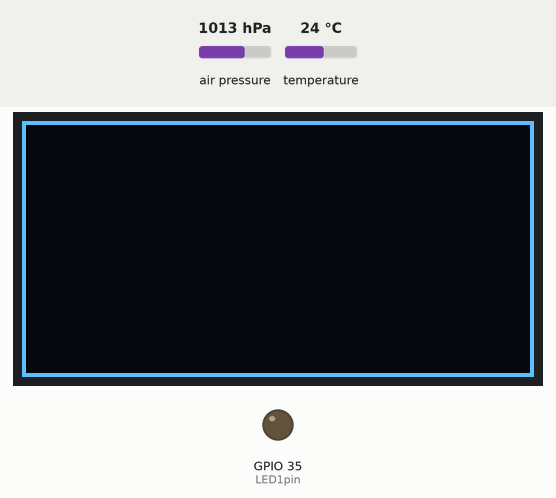
This sketch was run on a simulated ESP32. Parts: 128×64 one-colour display, output pins drawn as LEDs (lit = HIGH). Inputs (shaded band) come from the test bench; at power-on: air pressure 1013 hPa, temperature 24 °C. What the sketch prints to the serial monitor is not drawn.

Above: at 0.7 s.
At 3.6 s:
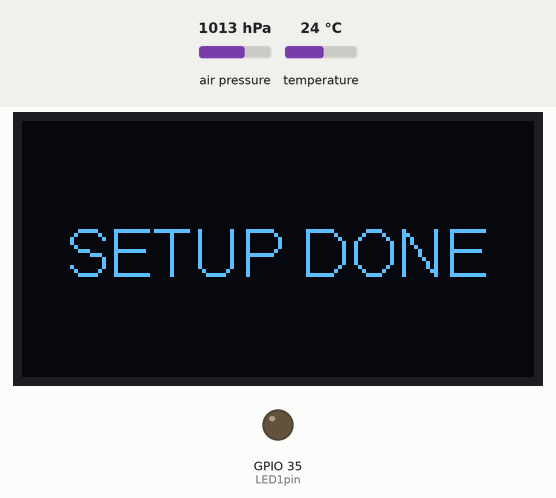
At 6.4 s:
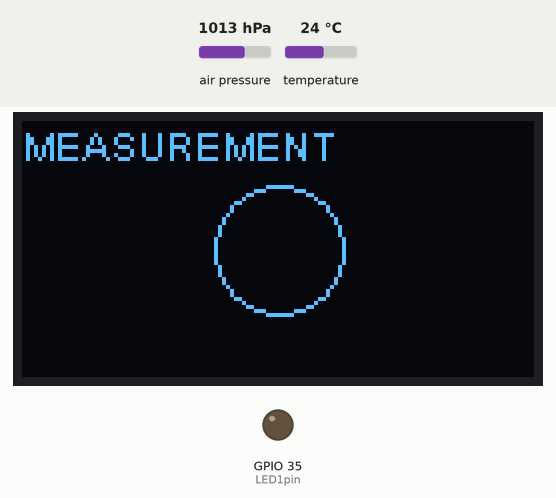
At 39.71 s:
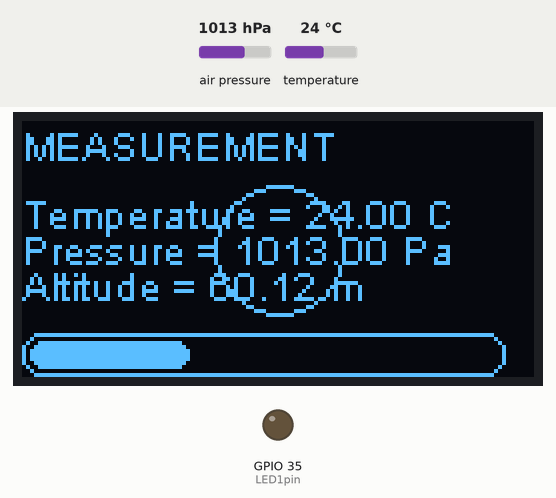
Timing chart, 0 to 40.0 s (numbered marks = the images above):
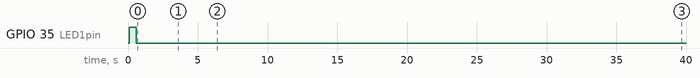

The sketch:

WeatherSens_04.ino
```cpp
#include "HT_SSD1306Wire.h"
#include <WiFi.h>
#include <WebServer.h>
#include <Wire.h>
#include <Adafruit_Sensor.h>
#include <Adafruit_BMP280.h>

/* Put personalized SSID & Password */
const char* ssid = "ESP32";  // Enter SSID here
const char* password = "12345678";  //Enter Password here

/* Put IP Address details */
IPAddress local_ip(192,168,1,1);
IPAddress gateway(192,168,1,1);
IPAddress subnet(255,255,255,0);

WebServer server(80);

SSD1306Wire  display(0x3c, 500000, SDA_OLED, SCL_OLED, GEOMETRY_128_64, RST_OLED); // addr , freq , i2c group , resolution , rst

#define SEALEVELPRESSURE_HPA (1020.25) // if negative measure increment sea level HPA
#define BMP_SCK  (26)
#define BMP_MISO (33)
#define BMP_MOSI (48)
#define BMP_CS   (47)

Adafruit_BMP280 bmp(BMP_CS, BMP_MOSI, BMP_MISO, BMP_SCK); //BMP in SPI softwere mode

// Variable to store BMP280 measure
float temperature, pressure, altitude;

// Variable to store the HTTP request
String header;

// Current time
unsigned long currentTime = millis();

// Previous time
unsigned long previousTime = 0;

// Define timeout time in milliseconds
const long timeoutTime = 5000;


// Adapted from Adafruit_SSD1306 OLED
void drawRect(void) {
  for (int16_t i=0; i<display.getHeight()/2; i+=2) {
    display.drawRect(i, i, display.getWidth()-2*i, display.getHeight()-2*i);
    display.display();
    delay(10);
  }
  for (int16_t i=1; i<display.getHeight()/2; i+=2) {
    display.drawRect(i, i, display.getWidth()-2*i, display.getHeight()-2*i);
    display.display();
    delay(10);
  }
}

// Adapted from Adafruit_SSD1306 OLED
void drawCircle(void) {
  // This will draw the part of the circel in quadrant 1
  // Quadrants are numberd like this:
  //   0010 | 0001
  //  ------|-----
  //   0100 | 1000
  //
  display.drawCircleQuads(display.getWidth()/2, display.getHeight()/2, display.getHeight()/4, 0b00000001);
  display.display();
  delay(200);
  display.drawCircleQuads(display.getWidth()/2, display.getHeight()/2, display.getHeight()/4, 0b00000011);
  display.display();
  delay(200);
  display.drawCircleQuads(display.getWidth()/2, display.getHeight()/2, display.getHeight()/4, 0b00000111);
  display.display();
  delay(200);
  display.drawCircleQuads(display.getWidth()/2, display.getHeight()/2, display.getHeight()/4, 0b00001111);
  display.display();
}

// Adafruit_SSD1306 OLED routine to print one line
void print(String buffer) {
  // Initialize the log buffer
  // allocate memory to store 4 lines of text and 30 chars per line.
  display.setLogBuffer(4, 30);

  display.clear();
    // Print to the screen
    display.println(buffer);
    // Draw it to the internal screen buffer
    display.drawLogBuffer(0, 0);
    // Display it on the screen
    display.display();
    delay(100);
}

// Adafruit_SSD1306 OLED setup and settigns routine
void displaysetup() {

  display.init();
  display.clear();
  display.display();
  display.setContrast(255);

  drawRect();
  delay(1000);

  drawCircle();
  delay(500);
  display.clear();

  display.setTextAlignment(TEXT_ALIGN_CENTER);
  display.clear();
  display.display();
  display.screenRotate(ANGLE_0_DEGREE);
  display.setFont(ArialMT_Plain_16);
  display.drawString(display.getWidth()/2, display.getHeight()/2-16/2, "SETUP DONE");
  display.display();
  delay(2000);

  display.setFont(ArialMT_Plain_10);
}

// Sensor setup in SPI mode (4pin)
void sensorsetup(){

  unsigned status = bmp.begin(0x77); // is BMP280 in SPI mode

  if (!status) {
    print("ERROR SENSOR");
    while (1) delay(10);
  }

  /* Default settings from datasheet. */
  bmp.setSampling(Adafruit_BMP280::MODE_NORMAL,     /* Operating Mode. */
                  Adafruit_BMP280::SAMPLING_X2,     /* Temp. oversampling */
                  Adafruit_BMP280::SAMPLING_X16,    /* Pressure oversampling */
                  Adafruit_BMP280::FILTER_X16,      /* Filtering. */
                  Adafruit_BMP280::STANDBY_MS_500); /* Standby time. */
}

void handle_OnConnect() {
  server.send(200, "text/html", SendHTML());
}

void handle_NotFound(){
  server.send(404, "text/plain", "Not found");
}

String SendHTML(){
  String ptr = "<!DOCTYPE html> <html>\n";
  ptr+="<!DOCTYPE html><html>";
  ptr+="<head><meta name=\"viewport\" content=\"width=device-width, initial-scale=1\">";
  ptr+="<link rel=\"icon\" href=\"data:,\">";

  // CSS to style the table
  ptr+="<style>body { text-align: center; font-family: \"Trebuchet MS\", Arial;}";
  ptr+="table { border-collapse: collapse; width:35%; margin-left:auto; margin-right:auto; }";
  ptr+="th { padding: 12px; background-color: #0043af; color: white; }";
  ptr+="tr { border: 1px solid #ddd; padding: 12px; }";
  ptr+="tr:hover { background-color: #bcbcbc; }";
  ptr+="td { border: none; padding: 12px; }";
  ptr+=".sensor { color:white; font-weight: bold; background-color: #bcbcbc; padding: 1px; }";

  // Web Page Heading
  ptr+="</style></head><body><h1>ESP32 with BME280</h1>";
  ptr+="<table><tr><th>MEASUREMENT</th><th>VALUE</th></tr>";
  ptr+="<tr><td>Temp. Celsius</td><td><span class=\"sensor\">";
  ptr+= (String) temperature;
  ptr+=" *C</span></td></tr>";
  ptr+="<tr><td>Pressure</td><td><span class=\"sensor\">";
  ptr+= (String) pressure;
  ptr+=" hPa</span></td></tr>";
  ptr+="<tr><td>Approx. Altitude</td><td><span class=\"sensor\">";
  ptr+= (String) altitude ;
  ptr+=" m</span></td></tr>";
  ptr+="</body></html>";

  return ptr;
}

void wifisetup(){
  Serial.println("Connecting to ");
  Serial.println(ssid);

  WiFi.softAP(ssid, password);
  WiFi.softAPConfig(local_ip, gateway, subnet);
  Serial.print("Got IP: ");  Serial.println(WiFi.localIP());

  server.on("/", handle_OnConnect);
  server.on("/measure", getMeas);
  server.onNotFound(handle_NotFound);

  server.begin();
  Serial.println("HTTP server started");
}

void getMeas(){
  temperature = bmp.readTemperature();
  pressure = bmp.readPressure() / 100.0F;
  altitude = bmp.readAltitude(SEALEVELPRESSURE_HPA);
  server.send(200, "text/html", SendHTML());
}

void printOledMeas(){

  String T, P, A;

  drawCircle();
  delay(500);

  T+="Temperature = ";
  T+=(String) temperature;
  T+=" C";
    display.drawString(0, 17, T);

  P+="Pressure = ";
  P+=(String) pressure;
  P+=" Pa";
    display.drawString(0, 26, P);

  A+="Altitude = ";
  A+=(String) altitude;
  A+=" m";
  display.drawString(0, 35, A);

  delay(10);
  display.display();
}

void setup() {

  Serial.begin(115200);

  uint8_t LED1pin = 35;
  pinMode(LED1pin, OUTPUT);; // Set GPIO35 as digital output pin
  delay(100);
  digitalWrite(LED1pin, HIGH);
  delay(500);
  digitalWrite(LED1pin, LOW);

  sensorsetup();
  wifisetup();
  displaysetup();

}

void loop() {

  display.clear();
  display.display();

  print("MEASUREMENT");
  getMeas();
  printOledMeas();

  // draw the progress bar
  for (int i=1; i < 1000; i++) {
    int progress = (i / 10) % 100;
    display.drawProgressBar(0,53, 120, 10, progress);
    display.display();
    delay(10);
  }

}
```

Measured:
- what the display in image 1 shows lasts 2.0 s, from 3.6 s to 5.6 s
- what the display in image 2 shows lasts 0.5 s, from 6.4 s to 6.9 s
